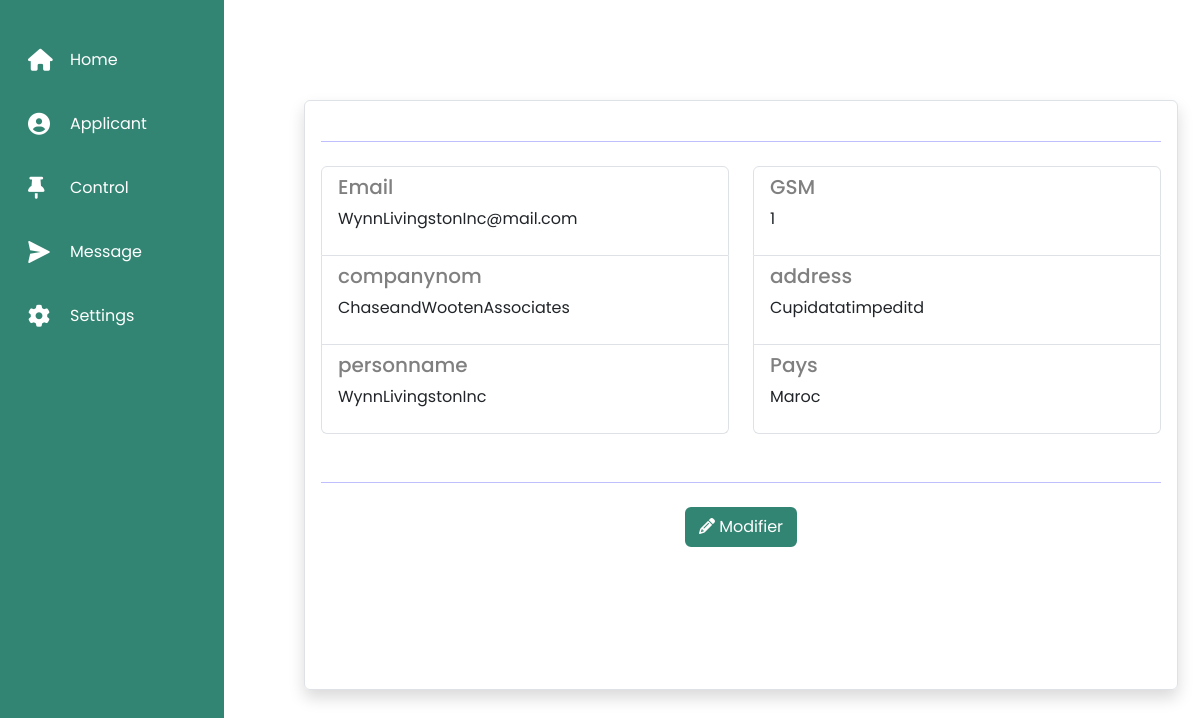
The page /profilrecruteur.php (signed in) on the database its author committed.
### tables this page shows
CREATE TABLE `company` (
  `id_company` int(11) NOT NULL,
  `name` varchar(255) NOT NULL,
  `person_name` varchar(255) NOT NULL,
  `person_email` varchar(255) NOT NULL,
  `tel` int(20) NOT NULL,
  `address` varchar(255) NOT NULL,
  `rec_id` int(11) NOT NULL
);

### recruter_id.php (called while the page is built, shortened)
<?php
                            $con = config::connect();
                            $username=$_SESSION['usernamerec'];
                            $stmt = $con->query("SELECT id FROM recruters where username='$username'
                            ");
                            $stmt->execute();
                            $rec_id= $stmt->fetchColumn();
                        ?>

### profilrecruteur.php (the view, shortened to what this page needs)
<?php
 include_once("recruter_id.php");
?>
<!DOCTYPE html>
<html lang="en">
<head>
    <link rel="stylesheet" href="hicham2.css">
    <link rel="stylesheet" href="index.css">
    <link href="https://cdn.jsdelivr.net/npm/bootstrap@5.3.0-alpha1/dist/css/bootstrap.min.css" rel="stylesheet">
</head>
<body>
<?php  include "sidebarrec.php"?>
<section>
<?php
$query = $con->prepare("
SELECT * FROM company where rec_id=$rec_id");
$query->execute();
$datas=$query->fetchAll(PDO::FETCH_ASSOC);
$datas=$datas[0];
$companyname=$datas['name'];
$personame=$datas['person_name'];
$email=$datas['person_email'];
$tel=$datas['tel'];
$address=$datas['address'];
$pays="Maroc";
?>
<div class="container green-line">
  <div class="border shadow p-3 rounded"  style="height:590px;"  action="process.php" method="post" id="myform">
    <hr class="my-4 blue-line">
<div class="mb-3" >
<div class="row">
<div class="col-md-6">
<div class="list-group">
<div class="list-group-item">
<h4 style="color:grey;font-size:20px" class="list-group-item-heading">Email</h4>
<p class="list-group-item-text"><?=$email?></p>
</div>
<div class="list-group-item">
<h4 class="list-group-item-heading" style="color:grey;font-size:20px" >companynom</h4>
<p class="list-group-item-text"><?=$companyname?> </p>
</div>
<div class="list-group-item">
<h4 class="list-group-item-heading" style="color:grey;font-size:20px">personname</h4>
<p class="list-group-item-text"><?=$personame?></p>
</div>
</div>
</div>
<div class="col-md-6">
<div class="list-group">
<div class="list-group-item">
<h4 class="list-group-item-heading" style="color:grey;font-size:20px" >GSM</h4>
<p class="list-group-item-text"><?=$tel?></p>
</div>
<div class="list-group-item">
<h4 class="list-group-item-heading" style="color:grey;font-size:20px" >address</h4>
<p class="list-group-item-text"><?=$address?></p>
</div>
<div class="list-group-item">
<h4 class="list-group-item-heading" style="color:grey;font-size:20px" >Pays</h4>
<p class="list-group-item-text"><?=$pays?></p>
</div>
</div>
</div>
</div>
    <br>
    <hr class="my-4 blue-line">
    <div class="d-flex justify-content-around">
<a class="btn btn-success dim" href="modifyrec.php">
<i class="fa fa-pencil"></i> Modifier </a>
</div>
    </div>
</div>
</section>

### hicham2.css (style rules this page uses)
* { margin: 0; padding: 0; box-sizing: border-box; font-family:'Poppins',sans-serif; }
.container { width:60%!important; position: relative; top: 100px; left: 40px; }
.blue-line { border-color: blue; }
.green-line { position: relative; }
.btn { float: right; background-color: #338573!important; border:2px solid #338573!important ; }

### index.css (style rules this page uses)
* { box-sizing: border-box; font-family: 'Poppins', sans-serif; padding: 0; margin: 0; }
.row { margin-top: 5%; display: flex; justify-content: space-around; }

### sidebar.css (style rules this page uses)
* { margin: 0; padding: 0; box-sizing: border-box; font-family:'Poppins',sans-serif; }
.container { width:90%!important; }
.blue-line { border-color: blue; }
.green-line { position: relative; }
.btn { background-color: #338573!important; border:2px solid #338573!important ; }
section { margin-left:202px; }

### rows shown on the page
company: person_email "WynnLivingstonInc@mail.com", name "ChaseandWootenAssociates", person_name "WynnLivingstonInc", tel "1", address "Cupidatatimpeditd"

### other values the page prints
$pays "Maroc"
